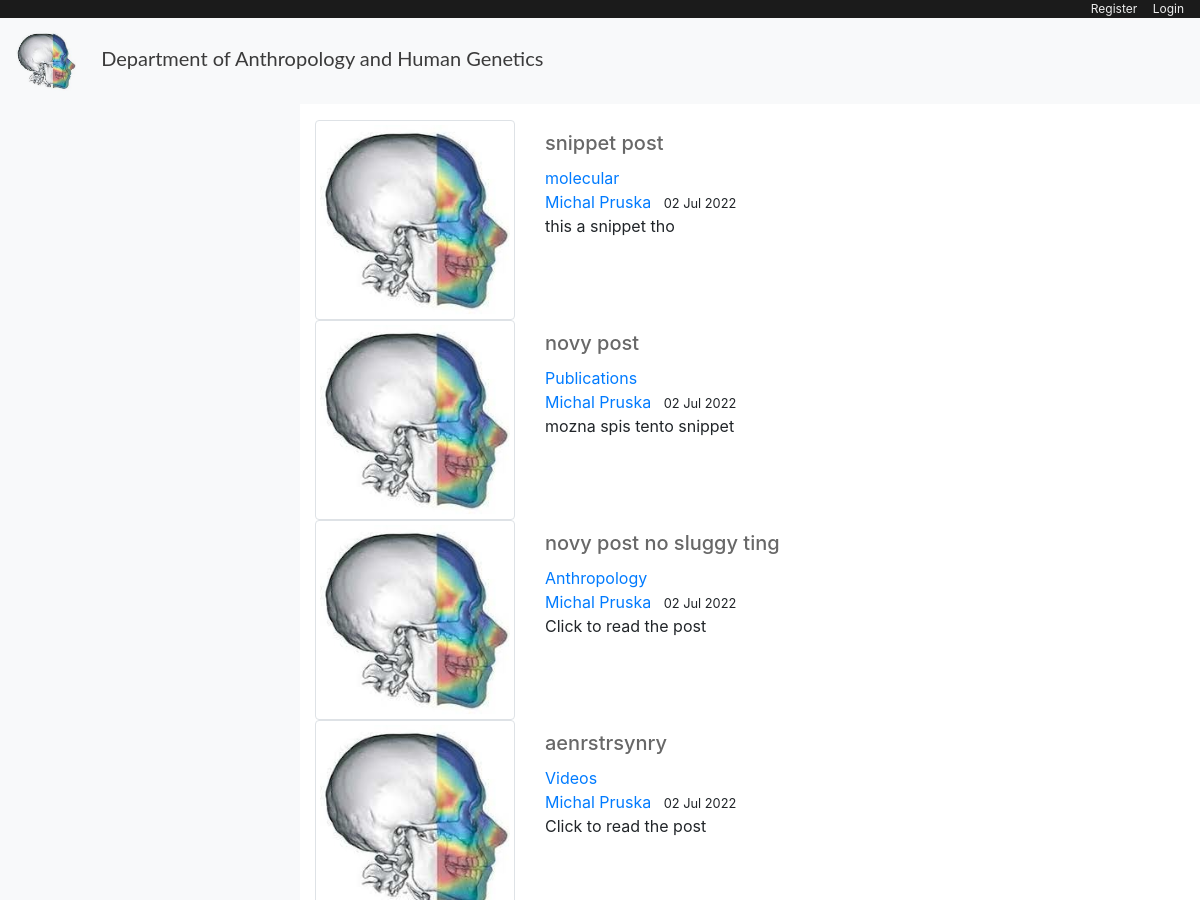
The app's page / (upper part), older data.
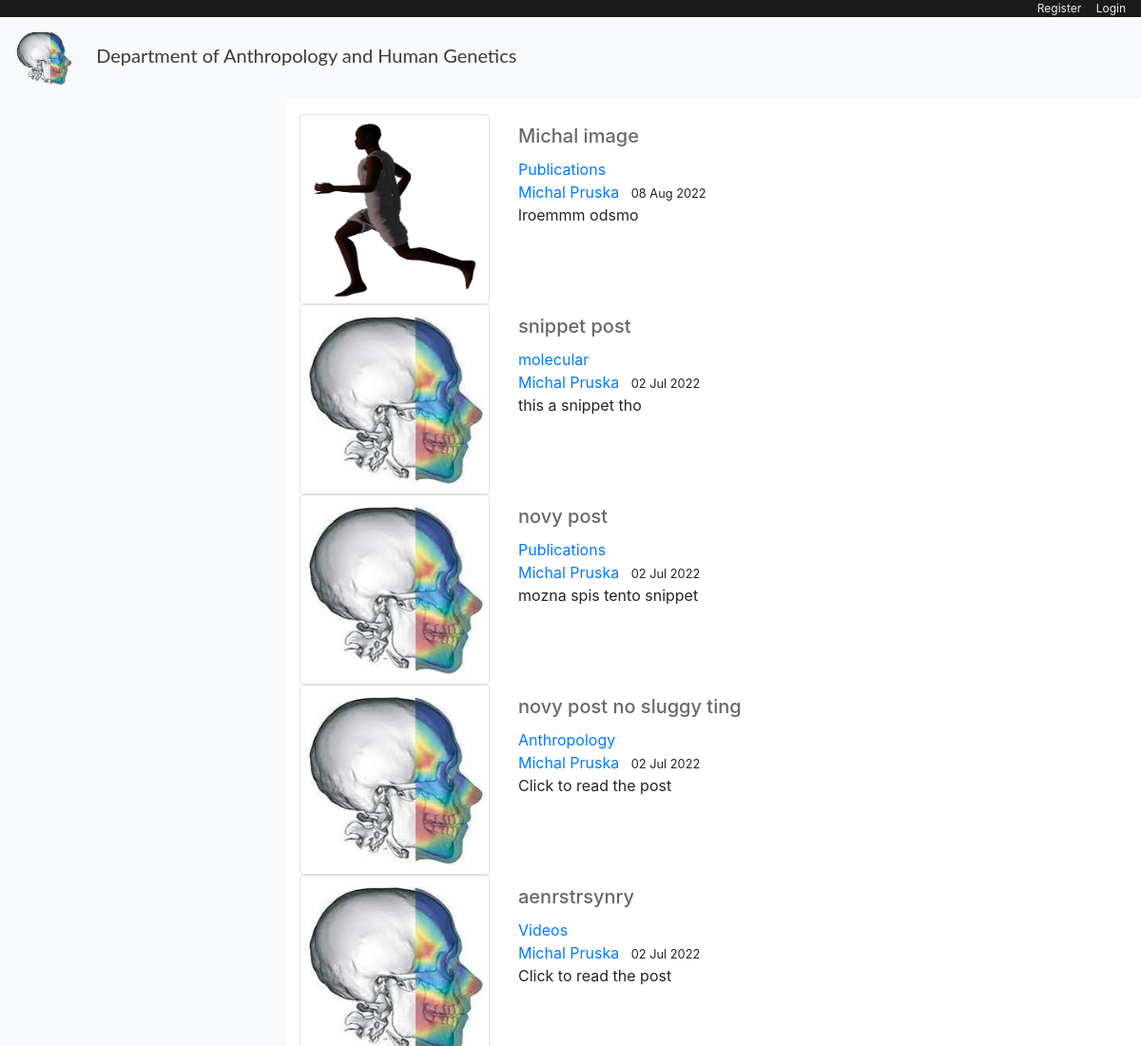
The same page, newer data.
### blog/models.py (models this page shows, shortened)
class Post(models.Model):
    title = models.CharField(max_length=200, unique=True)
    author = models.ForeignKey(User, on_delete= models.CASCADE)
    updated_on = models.DateTimeField(auto_now= True)
    content = RichTextField(blank=True, null=True)
    created_on = models.DateTimeField(auto_now_add=True)
    status = models.IntegerField(choices=STATUS, default=1)
    article_image = models.ImageField(null = True, blank = True, upload_to = "images/")
    thumbnail_image = models.ImageField(null = True, blank = True, upload_to = "images/")
    category = models.CharField(max_length=255, default="News")
    snippet = models.CharField(max_length=255)
    likes = models.ManyToManyField(User, related_name='blog_posts')
    class Meta:
        ordering = ['-created_on']

### blog/views.py (the view)
# urls.py: path('', views.PostList.as_view(), name='blog-home'),
class PostList(generic.ListView):
    model = Post
    queryset = Post.objects.filter(status=1).order_by('-created_on')
    template_name = 'blog/home.html'
    def get_context_data(self, *args, **kwargs):
        cat_menu = Category.objects.all()
        context = super(PostList, self).get_context_data(*args, **kwargs)
        context["cat_menu"] = cat_menu
        return context

### blog/models.py (called while the page is built)
    def __str__(self):
        return self.name

### blog/templates/blog/home.html (shortened to what this page needs)
{% extends "blog/base.html" %}
{% load static %}
    {% block content %}
        {% for post in post_list  %}
            <div class="row">
                <article class="media content-section">
                    <div class="col-md-auto align-middle">
                        {% if post.thumbnail_image %}
                            <img src={{post.thumbnail_image.url}} class="img-thumbnail" alt="Article thumbnail">
                        {% else %}
                            <img src="{% static 'images/Logo_transparent.png' %}" class="img-thumbnail" alt="Article thumbnail">
                        {% endif %}
                    </div>
                    <div class="media-body col-8">
                        <div class="article-metadata">
                            <h2><a class="article-title" id="article-title" href="{% url 'article-detail' post.pk %}">{{ post.title }}</a></h2>
                            <a class="mr-2" href="{% url 'category' post.category %}">{{ post.category }}</a></br>
                            <a class="mr-2" href="#">{{ post.author.first_name }} {{ post.author.last_name }}</a>
                            <small class="mr-2">{{ post.created_on|date:'d M Y' }}</small>
                            <p class="article-content">{{ post.snippet }}</p>
                        </div>
                    </div>
                </article>
            </div>
        {% endfor %}
    {% endblock content %}

Row changes from the older to the newer data that the page shows:
added Post: thumbnail_image (picture), title "Michal image", category "Publications", author.first_name "Michal", author.last_name "Pruska", created_on "08 Aug 2022", snippet "lroemmm odsmo"
